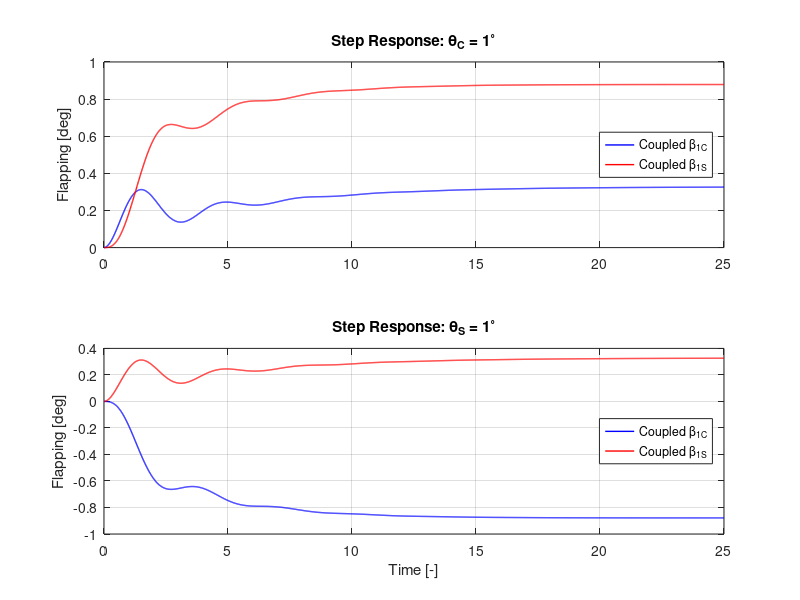
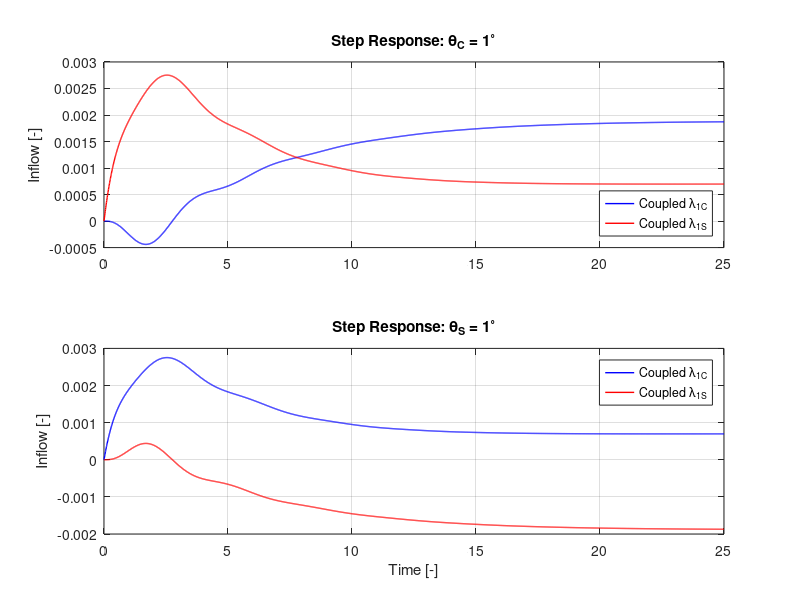
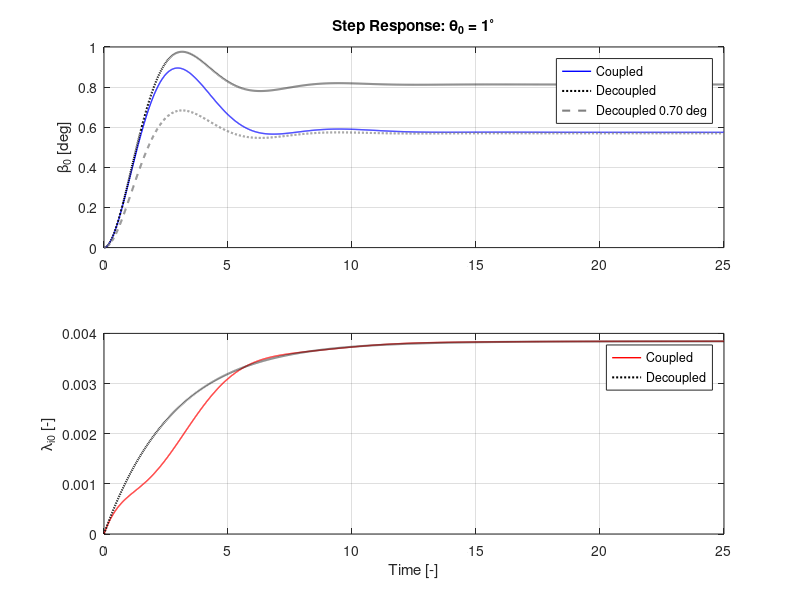
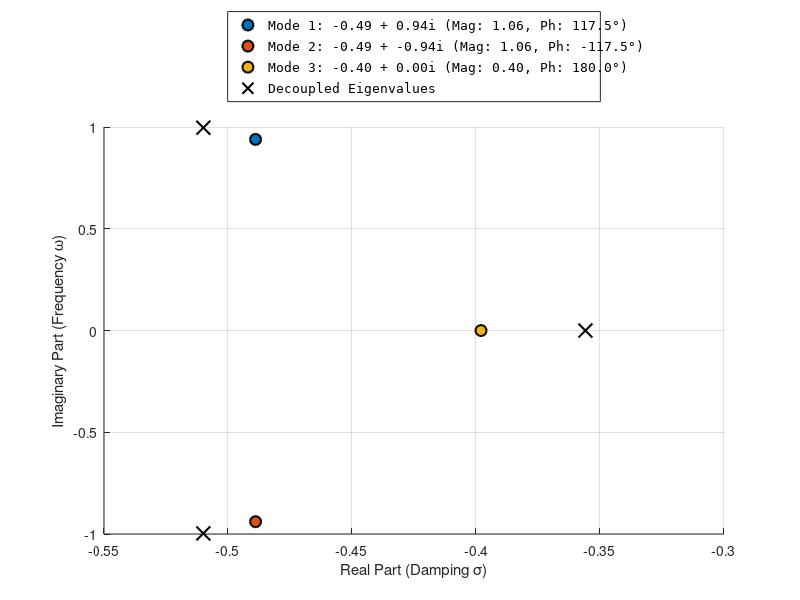

MATLAB code to generate these figures, in order:
% Helicopter Flapping and Dynamic Inflow Analysis
clear; clc; close all;

% Toggle: 1 = 6x6 Cyclic Analysis | 0 = 3x3 Coning Analysis
isSixVec = [0,1];
pos0 = get(0,'defaultFigurePosition');

showDecoupled = 0;

for idxSix = 1:length(isSixVec)
    isSix = isSixVec(idxSix);

    %% 1. Parameters
    Cl_alpha      = 5.7;
    gamma    = 8.159;
    sigma    = 0.07;
    nu0beta     = 1.12;
    CT       = 0.005117;
    lambda_i_bar = sqrt(CT/2);

    % Using Option 1 for Inflow Constants
    KI = 16 / (pi * 45);
    Km = 8 / (pi * 3); % Note: Km is not used in this specific A-matrix version

    %% 2. Construct Matrix A and B from Images
    % State vector: [beta_dot_1c; beta_dot_1s; beta_1c; beta_1s; lambda_1s; lambda_1c]
    % Inputs: [theta_c; theta_s]

    % Helper variables for clarity
    g8    = gamma / 8;
    g6 = gamma / 6;
    nuSq1 = nu0beta^2 - 1;
    C_inf = (Cl_alpha * sigma) / (16 * KI);
    L_inf = (lambda_i_bar / KI) + C_inf;

    % Following your specific definition for the inflow terms
    C_inf_0 = (Cl_alpha * sigma) / (6 * Km);
    % The term is defined as negative for stability in the A matrix
    L_inf_0 = -(1 / Km) * (4 * lambda_i_bar + (Cl_alpha * sigma / 4));


    if isSix == 1
        A = [ -g8,    -2,    -nuSq1,  -g8,      0,     -g8;
            2,     -g8,     g8,    -nuSq1,  -g8,      0;
            1,      0,      0,      0,      0,      0;
            0,      1,      0,      0,      0,      0;
            0,     -C_inf,  C_inf,  0,     -L_inf,  0;
            -C_inf,  0,      0,     -C_inf,   0,     -L_inf ];
        B = [ g8,      0;
            0,       g8;
            0,       0;
            0,       0;
            0,       C_inf;
            C_inf,   0 ];
    else
        % Matrix A from your derivation (3x3 coning)
        A = [ -g8,      -nu0beta^2,  -g6;
            1,        0,        0;
            -C_inf_0,  0,       L_inf_0 ];
        % Matrix B from your derivation
        B = [ g8;
            0;
            C_inf_0 ];
    end

    %% 3. Eigenvalues and Normalized Eigenvectors
    [V, D] = eig(A);
    ev = diag(D);

    if isSix == 1
        A_flap_only = A(1:4, 1:4); % Coupled flapping states
        A_inf_only  = A(5:6, 5:6); % Coupled inflow states
        ev_dec = [eig(A_flap_only); eig(A_inf_only)];
    else
        % For 3x3 coning: rows 1-2 are flapping, row 3 is inflow
        ev_dec = [eig(A(1:2, 1:2)); A(3,3)]; % Eventually change this?
    end

    % Custom Normalization:
    % Max element magnitude = 1, Phase of that element = 0 deg
    V_norm = zeros(size(V));
    for k = 1:size(V, 2)
        [max_val, idx] = max(abs(V(:,k)));
        ref_phase = angle(V(idx, k));
        V_norm(:, k) = (V(:, k) / max_val) * exp(-1i * ref_phase);
    end

    % Display Results to Command Window
    disp('Eigenvalues:'); disp(ev);
    disp('Decoupled eigenvalues:'); disp(ev_dec);
    for idx = 1:size(V, 2)
        fprintf('\nMode %d Eigenvector (Mag | Phase Deg):\n', idx);
        disp([abs(V_norm(:,idx)), angle(V_norm(:,idx))*180/pi]);
    end

    % --- Section 3 Expansion: Detailed Eigenvalue Map ---
    figure(idxSix*10);
    %set(gcf,'position',[pos0(1:2) 1.5 *pos0(3), pos0(4)])
    clf; hold on;
    colors_ev = lines; % 6 distinct colors for the 6 modes
    h = zeros(size(V, 2),1);

    for k = 1:size(V, 2)
        % Calculate Magnitude and Phase of the Eigenvalue itself
        ev_mag = abs(ev(k));
        ev_phase = angle(ev(k)) * 180/pi; % Phase in degrees

        % Plot each eigenvalue
        h(k) = plot(real(ev(k)), imag(ev(k)), 'o', 'MarkerSize', 8, ...
            'MarkerFaceColor', colors_ev(k,:), 'Color', 'k', 'LineWidth', 1.5);

        % Construct legend string with Mag and Phase
        ev_labels{k} = sprintf('Mode %d: %.2f + %.2fi (Mag: %.2f, Ph: %.1f°)', ...
            k, real(ev(k)), imag(ev(k)), ev_mag, ev_phase); %#ok<*SAGROW>
    end

    grid on; %xline(0, 'k-', 'LineWidth', 2); yline(0, 'k-', 'LineWidth', 2);
    xlabel('Real Part (Damping \sigma)');
    ylabel('Imaginary Part (Frequency \omega)');

    % title('System Eigenvalues: Stability & Frequency Analysis');

    % Capture the handle for the decoupled plot
    h_dec = plot(real(ev_dec), imag(ev_dec), 'kx', 'MarkerSize', 10, 'LineWidth', 1.5);

    % 2. Combine the handles and the labels into one legend call
    % [h; h_dec] merges the 6 mode handles with the 1 decoupled handle
    % [ev_labels, {'Decoupled Eig. Val.'}] merges the two cell arrays
    legend([h; h_dec], [ev_labels, {'Decoupled Eigenvalues'}], ...
        'Location', 'northoutside', 'FontSize', 9, 'FontName', 'Consolas');

    %axis tight;
    hold off;

    %% 4. Time Simulation (Step Inputs)
    deg2rad = pi/180;
    t = 0:0.01:25; % Non-dimensional time

    if isSix == 1

        % Inputs must be (length(t) x num_inputs)
        % Case 1: QC = 1 deg, QS = 0
        u1 = [ones(length(t), 1)*deg2rad, zeros(length(t), 1)];
        % Case 2: QC = 0, QS = 1 deg
        u2 = [zeros(length(t), 1), ones(length(t), 1)*deg2rad];

        sys = ss(A, B, eye(size(A, 1)), 0);
        [y1, t1] = lsim(sys, u1, t);
        [y2, t2] = lsim(sys, u2, t);
    else
        % 3x3 coning
        u = ones(size(t))*deg2rad;
        sys_coned = ss(A, B, eye(3), 0);
        [y, t_out] = lsim(sys_coned, u, t);
    end


    % Create a decoupled version of A by zeroing out coupling blocks
    A_decoupled = A;
    if isSix == 1
        % 6x6 Cyclic Analysis: States [beta_dot_1c/s; beta_1c/s; lambda_1c/s]
        A_decoupled(1:4, 5:6) = 0; % Remove inflow effect on flapping [cite: 57-89]
        A_decoupled(5:6, 1:4) = 0; % Remove flapping effect on inflow [cite: 57-89]

        % Construct the decoupled system for simulation
        sys_dec = ss(A_decoupled, B, eye(size(A, 1)), 0);

        y_dec1 = lsim(sys_dec, u1, t);
        y_dec2 = lsim(sys_dec, u2, t);

    else
        % 3x3 Coning Analysis: States [beta_dot; beta; lambda_i0]

        % Row 1 & 2 are flapping, Row 3 is inflow
        A_decoupled(1:2, 3) = 0;   % Remove inflow effect on flapping
        A_decoupled(3, 1:2) = 0;   % Remove flapping effect on inflow
        % Construct the decoupled system for simulation
        sys_dec = ss(A_decoupled, B, eye(size(A, 1)), 0);
        [y_dec] = lsim(sys_dec, u, t);

        % C_inf_0/(- L_inf_0) * pi/180 - y(end,3) % for debugging
        lambda_inf = C_inf_0/(- L_inf_0) * pi/180;
        u_cor = u - g6* lambda_inf; % Move lambda steady state into input
        [y_dec_cor] = lsim(sys_dec, u_cor, t);
    end



    %% 5. Plotting (States in Degrees)
    lw = 1;
    grey_color = 0.5*ones(1,3);

    xstr = 'Time [-]';
    if isSix == 1
        % --- 6x6 Cyclic Results: Flapping ---

        figure(2); clf;
        % --- Subplot 1: Theta_C Step ---
        subplot(2,1,1);
        plot(t, y1(:,3)*180/pi, 'b', 'DisplayName', 'Coupled \beta_{1C}','LineWidth', lw); hold on;
        plot(t, y1(:,4)*180/pi, 'r', 'DisplayName', 'Coupled \beta_{1S}','LineWidth', lw);
        if showDecoupled == 1
            plot(t, y_dec1(:,3)*180/pi, 'k:', 'LineWidth', lw+0.5, 'DisplayName', 'Decoupled \beta_{1C}');
            plot(t, y_dec1(:,4)*180/pi, '--', 'Color', grey_color, 'LineWidth', lw+0.5, 'DisplayName', 'Decoupled \beta_{1S}');
        end
        ylabel('Flapping [deg]'); title('Step Response: \theta_C = 1^\circ');
        grid on; legend('Location','east');

        % --- Subplot 2: Theta_S Step ---
        subplot(2,1,2);
        plot(t, y2(:,3)*180/pi, 'b', 'DisplayName', 'Coupled \beta_{1C}','LineWidth', lw); hold on;
        plot(t, y2(:,4)*180/pi, 'r', 'DisplayName', 'Coupled \beta_{1S}', 'LineWidth', lw);
        if showDecoupled == 1
            plot(t, y_dec2(:,3)*180/pi, 'k:', 'LineWidth', lw+0.5, 'DisplayName', 'Decoupled \beta_{1C}');
            plot(t, y_dec2(:,4)*180/pi, '--', 'Color', grey_color, 'LineWidth', lw+0.5, 'DisplayName', 'Decoupled \beta_{1S}');
        end
        ylabel('Flapping [deg]'); xlabel( xstr); title('Step Response: \theta_S = 1^\circ');
        grid on; legend('Location','east');

        figure(3); clf;

        % --- Subplot 1: Theta_C Step ---
        subplot(2,1,1);
        % Note: Removed *180/pi as inflow is typically non-dimensional [-]
        plot(t, y1(:,5), 'b', 'DisplayName', 'Coupled \lambda_{1C}', 'LineWidth', lw); hold on;
        plot(t, y1(:,6), 'r', 'DisplayName', 'Coupled \lambda_{1S}', 'LineWidth', lw);
        if showDecoupled == 1
            plot(t, y_dec1(:,5), 'k:', 'LineWidth', lw+0.5, 'DisplayName', 'Decoupled \lambda_{1C}');
            plot(t, y_dec1(:,6), '--', 'Color', grey_color, 'LineWidth', lw+0.5, 'DisplayName', 'Decoupled \lambda_{1S}');
        end
        ylabel('Inflow [-]'); title('Step Response: \theta_C = 1^\circ');
        grid on; legend('Location','Southeast');

        % --- Subplot 2: Theta_S Step ---
        subplot(2,1,2);
        plot(t, y2(:,5), 'b', 'DisplayName', 'Coupled \lambda_{1C}', 'LineWidth', lw); hold on;
        plot(t, y2(:,6), 'r', 'DisplayName', 'Coupled \lambda_{1S}', 'LineWidth', lw);
        if showDecoupled == 1
            plot(t, y_dec2(:,5), 'k:', 'LineWidth', lw+0.5, 'DisplayName', 'Decoupled \lambda_{1C}');
            plot(t, y_dec2(:,6), '--', 'Color', grey_color, 'LineWidth', lw+0.5, 'DisplayName', 'Decoupled \lambda_{1S}');
        end
        ylabel('Inflow [-]'); xlabel( xstr); title('Step Response: \theta_S = 1^\circ');
        pos0 = get(gca,'YLim');
        set(gca, 'YLim', round(pos0*1000)/1000)
        drawnow;

        grid on; legend('Location','northeast');

    else
        % --- 3x3 Coning Results - SINGLE PLOT MODE ---

        figure(4); clf;

        % --- Subplot 1: Flapping ---
        subplot(2,1,1);
        plot(t_out, y(:,2)*180/pi, 'b', 'LineWidth', lw, ...
            'DisplayName', 'Coupled');
        hold on;
        plot(t_out, y_dec(:,2)*180/pi, 'k:', 'LineWidth', lw+0.5, ...
            'DisplayName', 'Decoupled');
        plot(t_out, y_dec_cor(:,2)*180/pi, '--', 'Color', grey_color, 'LineWidth', lw+0.5, ...
            'DisplayName', ['Decoupled', sprintf(' %2.2f deg', unique(u_cor)*180/pi)]);

        ylabel('\beta_0 [deg]');
        title('Step Response: \theta_0 = 1^\circ');
        grid on;
        legend('Location','best'); % Automatically uses 'DisplayName' labels

        % --- Subplot 2: Inflow ---
        subplot(2,1,2);
        plot(t_out, y(:,3), 'r', 'LineWidth', lw, ...
            'DisplayName', 'Coupled');
        hold on;

        plot(t_out, y_dec(:,3), 'k:', 'LineWidth', lw+0.5, ...
            'DisplayName', 'Decoupled');
        if showDecoupled == 1
            plot(t_out, y_dec_cor(:,3), '--', 'Color', grey_color, 'LineWidth', lw+0.5,...
                'DisplayName', ['Decoupled', sprintf(' %2.2f deg', unique(u_cor)*180/pi)]);
        end

        ylabel('\lambda_{i0} [-]');
        xlabel( xstr);
        grid on;
        legend('Location','best');

    end
end
